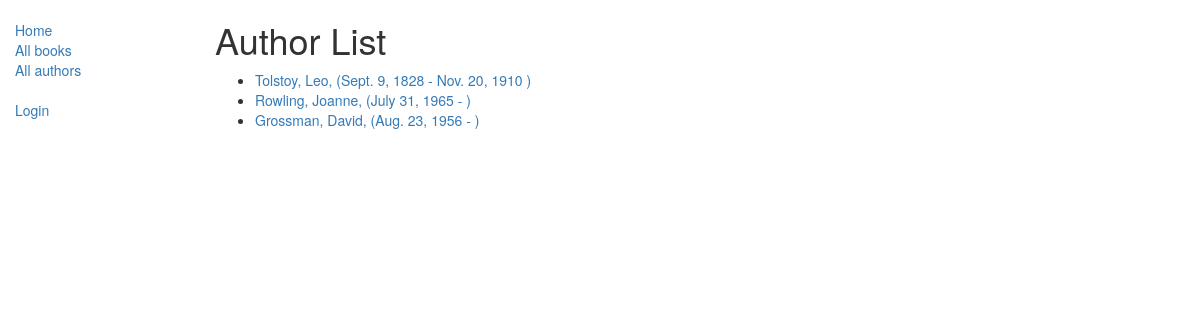
Screenshot of /catalog/authors/ with the database file from the repository.
### catalog/models.py (models this page shows)
class Author(models.Model):
    first_name = models.CharField(max_length=100)
    last_name = models.CharField(max_length=100)
    date_of_birth = models.DateField(null=True, blank=True)
    date_of_death = models.DateField('Died', null=True, blank=True)
    def get_absolute_url(self):
        return reverse('author-detail', args=[str(self.id)])
    def __str__(self):
        return '%s, %s' % (self.last_name, self.first_name)

### catalog/views.py (the view)
class AuthorListView(generic.ListView):
    model = Author
    paginate_by = 10

### catalog/templates/catalog/author_list.html
{% extends "base_generic.html" %}
{% block content %}
  <h1>Author List</h1>
  {% if author_list %}
  <ul>
    {% for author in author_list %}
    <li>
      <a href="{{ author.get_absolute_url }}">
      {{ author }}, ({{author.date_of_birth }} - {% if author.date_of_death %}{{ author.date_of_death }} {% endif %})
    </li>
    {% endfor %}
  </ul>
  {% else %}
    <p>There are no authors to display.</p>
  {% endif %}
{% endblock %}

### rows the page displays
Author: last_name+first_name "Tolstoy, Leo", date_of_birth "Sept. 9, 1828", date_of_death "Nov. 20, 1910"
Author: last_name+first_name "Rowling, Joanne", date_of_birth "July 31, 1965"
Author: last_name+first_name "Grossman, David", date_of_birth "Aug. 23, 1956"
